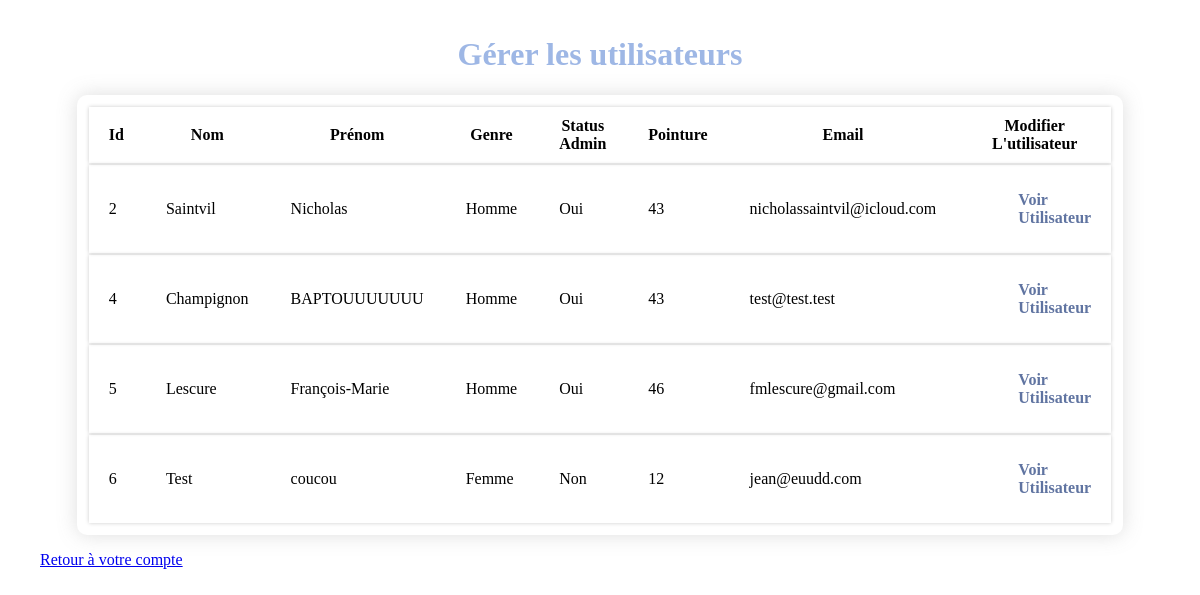
The app's page /info_users (signed in) with its own data.
### tables this page shows
CREATE TABLE `users` (
  `id` integer PRIMARY KEY,
  `name` varchar(255) UNIQUE NOT NULL,
  `lastname` varchar(255) NOT NULL,
  `gender` varchar(1) DEFAULT "m",
  `admin` boolean DEFAULT false,
  `size` integer NOT NULL,
  `email` varchar(255) NOT NULL,
  `password` string NOT NULL,
  `created_at` datetime 
);

### views.py (the view)
@app.route('/info_users', methods=['GET'])
def info_users():
    result = request.form
    if user_logged_in() == False:
        return redirect('/?info=not_logged_in')
    if user_admin() == False:
        return redirect('/account?info=not_admin')
    if request.method == 'GET':
        con = sql.connect(database)
        cursor = con.cursor()
        requete_all_users = "SELECT * FROM users"
        cursor.execute(requete_all_users)
        con.commit()
        return render_template('./views/info_users.html', users=cursor.fetchall())

### views.py (called while the page is built)
def user_admin():
    con = sql.connect(database)
    cursor = con.cursor()
    requete = """SELECT admin FROM users WHERE email=?;"""
    cursor.execute(requete, [session.get('user')[4]])
    user_admin = cursor.fetchone()
    con.close()
    return bool(user_admin[0])

def user_logged_in():
    if session.get('logged_in') is None:
        return False
    else:
        return True

### templates/views/info_users.html (shortened to what this page needs)
<!DOCTYPE html>
<html lang="en">
<head>
    <link rel="stylesheet" href="/static/styles/info_users.css" />
</head>
<body>
  <h1>Gérer les utilisateurs</h1>
  <table>
      <thead>
        <tr>
            <th>Id</th>
            <th>Nom</th>
            <th>Prénom</th>
            <th>Genre</th>
            <th>Status Admin</th>
            <th>Pointure</th>
            <th>Email</th>
            <th>Modifier L'utilisateur</th>
        </tr>
      </thead>
      <tbody>
        {% for user in users %}
        <tr>
          <td>{{user[0]}}</td>
          <td>{{user[1]}}</td>
          <td>{{user[2]}}</td>
          <td>
            {% if user[3] == "m" %}
                Homme
            {% elif user[3] == "f" %}
                Femme
            {% endif %}
          </td>
          <td>
            {% if user[4] == 0 %}
                Non
            {% elif user[4] == 1 %}
                Oui
            {% endif %}
          </td>
          <td>{{user[5]}}</td>
          <td>{{user[6]}}</td>
          <td>
            <ul>
             <a href="/info_user/{{user[0]}}" class="access-user"> Voir Utilisateur </a>
            </ul>
        </td>
        </tr>
        {% endfor %}
      </tbody>
    </table>
    <ul>
      <a href="/account">Retour à votre compte</a>
     </ul>
</body>
</html>

### static/styles/info_users.css (style rules this page uses)
:root { --blue: #9eb7e5; --white: #ffffff; --gold: #cdc392; --white-gold: #E8E5DA; --blue2: #6074a1; --font: #040507; --shadow: rgba(125, 124, 124, 0.25); }
body { margin: 0; padding: 0; font-family: Archivo; }
h1 { color: var(--blue); text-align: center; padding-top: 15px; }
table { max-width: 80%; margin-inline: auto; padding: 10px; border-radius: 10px; box-shadow: 0px 0px 20px var(--shadow); }
table th { padding-inline: 20px; padding-block: 10px; }
table td { padding-inline: 20px; padding-block: 10px; }
table tr { box-shadow: 0 0 4px #ccc; }
table a.access-user { text-decoration: none; color: var(--blue2); font-weight: bold; transition: .3s; }

### records on screen
users: id "2", name "Saintvil", lastname "Nicholas", gender "Homme", admin "Oui", size "43", email "nicholassaintvil@icloud.com"
users: id "4", name "Champignon", lastname "BAPTOUUUUUUU", gender "Homme", admin "Oui", size "43", email "test@test.test"
users: id "5", name "Lescure", lastname "François-Marie", gender "Homme", admin "Oui", size "46", email "fmlescure@gmail.com"
users: id "6", name "Test", lastname "coucou", gender "Femme", admin "Non", size "12", email "jean@euudd.com"
